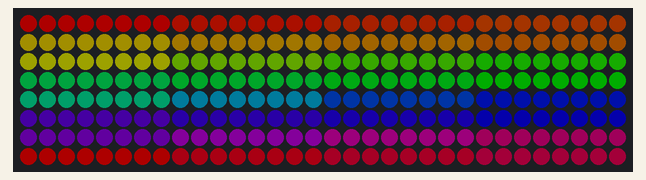
Simulated run of this sketch. Board: Arduino Uno, built with avr-gcc and run on an emulated ATmega328P. Parts: 32×8 RGB LED matrix (first LED top left, wired row by row). Dim RGB values are drawn brighter than linear; what the sketch prints to the serial monitor is not drawn.

Above: at 1.1 s.

The sketch:

LED_Matrix_Test.ino
```cpp
// LedMatrixTest.ino
// Rainbow in 32 blocks: every 8 LEDs share the same hue (32 columns x 8 rows).
// This uses contiguous blocks of 8 along the LED data path, matching a typical 8x32 matrix column wiring.

#include "LedMatrix.h"

void setup() {
  Serial.begin(115200);
  delay(1000);
  LedMatrix::begin();
  LedMatrix::setRainbowBlocks8();
  Serial.println(F("Rainbow set in 32 blocks (each block = 8 LEDs same hue)."));
}

void loop() {
  // Static display; nothing to do.
}
```

LedMatrix.cpp
```cpp
// LedMatrix.cpp
#include "LedMatrix.h"

namespace LedMatrix {
  CRGB leds[NUM_LEDS];
}

using namespace LedMatrix;

void LedMatrix::begin() {
  FastLED.addLeds<WS2812B, DATA_PIN, COLOR_ORDER>(leds, NUM_LEDS);
  FastLED.setBrightness(BRIGHTNESS);
  clear();
  FastLED.show();
}

void LedMatrix::clear() {
  fill_solid(leds, NUM_LEDS, CRGB::Black);
}

// Keep mapping helper available for matrix-based patterns later
uint16_t LedMatrix::xyToIndex(uint16_t x, uint16_t y) {
  uint16_t row = ROW0_AT_TOP ? y : (MATRIX_HEIGHT - 1 - y);
  uint16_t base = row * MATRIX_WIDTH;
  if (SERPENTINE && (row % 2 == 1)) {
    return base + (MATRIX_WIDTH - 1 - x);
  } else {
    return base + x;
  }
}

void LedMatrix::setRainbowBlocks8(uint8_t hueOffset, uint8_t sat, uint8_t val) {
  // There are 256 LEDs total; we create 32 blocks of 8 LEDs each.
  const uint16_t BLOCK_SIZE = 8;              // LEDs per block
  const uint16_t NUM_BLOCKS = NUM_LEDS / BLOCK_SIZE; // 32

  for (uint16_t i = 0; i < NUM_LEDS; ++i) {
    uint16_t block = i / BLOCK_SIZE;          // 0..31
    // Map block 0..(NUM_BLOCKS-1) to hue 0..255
    uint8_t hue = (uint8_t)((NUM_BLOCKS > 1) ? ((block * 255) / (NUM_BLOCKS - 1)) : 0);
    hue = hue + hueOffset;                    // optional drift
    leds[i] = CHSV(hue, sat, val);
  }
  FastLED.show();
}
```

LedMatrix.h
```cpp
// LedMatrix.h
#ifndef LEDMATRIX_H
#define LEDMATRIX_H

#include <Arduino.h>
#include <FastLED.h>

namespace LedMatrix {
  // ================== User-configurable settings ==================
  static const uint8_t DATA_PIN = 6;             // Data pin to WS2812B DIN
  static const uint16_t MATRIX_WIDTH  = 32;      // columns
  static const uint16_t MATRIX_HEIGHT = 8;       // rows
  static const uint16_t NUM_LEDS = MATRIX_WIDTH * MATRIX_HEIGHT; // 256

  // Color order; WS2812B is typically GRB
  static const EOrder COLOR_ORDER = GRB;

  // Brightness cap (global)
  static const uint8_t BRIGHTNESS = 50; // 0-255

  // Optional layout flags (not used by blocks function but kept for future features)
  static const bool SERPENTINE = true;   // set to false if all rows are left->right
  static const bool ROW0_AT_TOP = true;  // flip if your first row is at the bottom

  // LED buffer
  extern CRGB leds[NUM_LEDS];

  // Initialize FastLED
  void begin();

  // Clear all LEDs
  void clear();

  // Convert (x, y) to linear index (for future use)
  uint16_t xyToIndex(uint16_t x, uint16_t y);

  // === New: Rainbow in 32 blocks (8 LEDs per block) ===
  // Each consecutive group of 8 LEDs shares one hue; spans 0..255 across 32 blocks.
  void setRainbowBlocks8(uint8_t hueOffset = 0, uint8_t sat = 255, uint8_t val = 255);
}

#endif // LEDMATRIX_H
```
